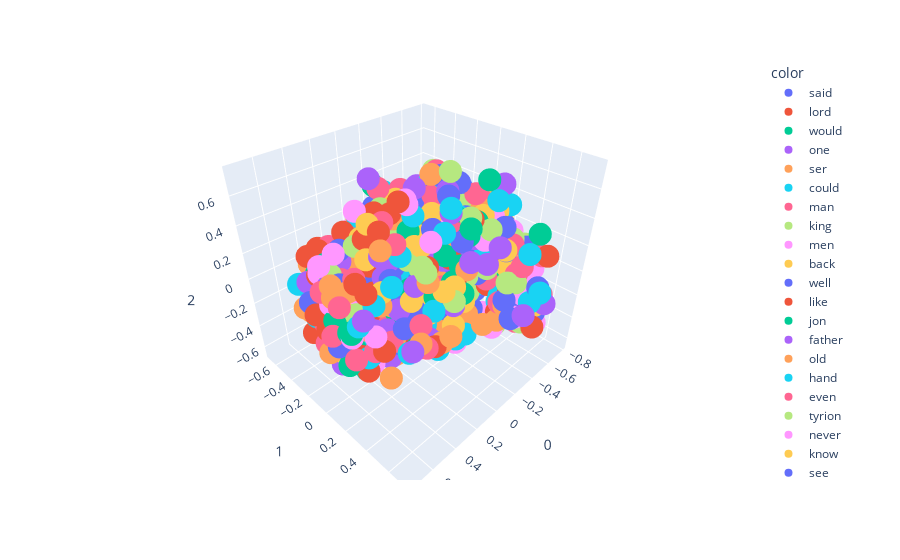

This figure's notebook cell:
### Code cell
import plotly.express as px
fig=px.scatter_3d(X[:1000],x=0,y=1,z=2,color=y[:1000])
fig.show()
